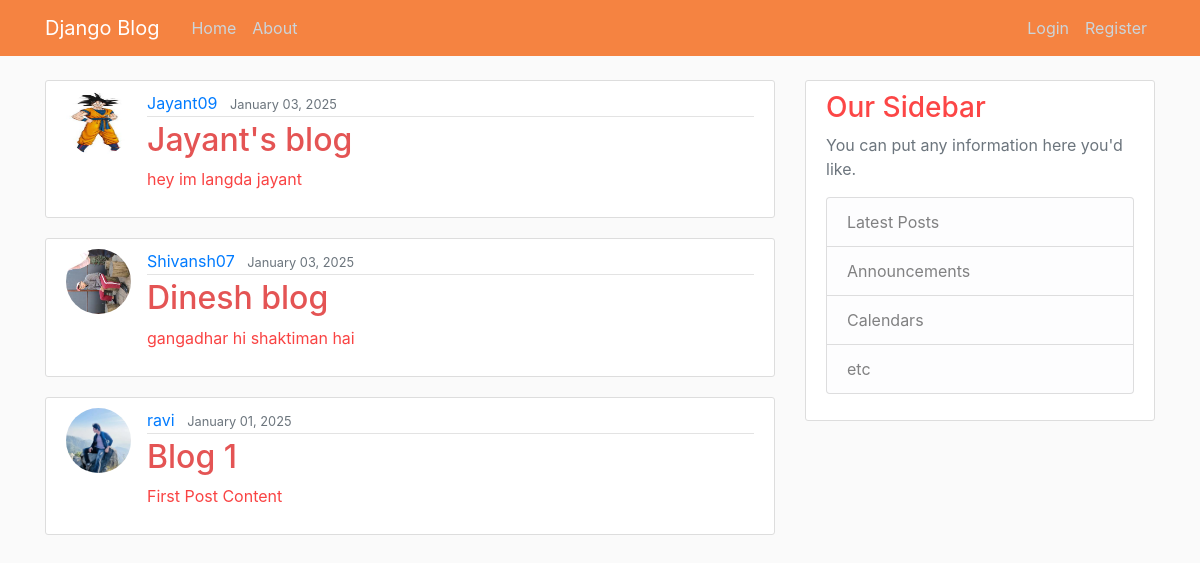
The page / on the database its author committed.
### App/models.py (models this page shows, shortened)
class Post(models.Model):
    title = models.CharField(max_length=100)
    content = models.TextField()
    date_posted = models.DateTimeField(default=timezone.now)
    author = models.ForeignKey(User, on_delete=models.CASCADE)

### users/models.py (models this page shows, shortened)
class Profile(models.Model):
    user = models.OneToOneField(User, on_delete=models.CASCADE) #create a one-to-one relationship with the User model
    image = models.ImageField(default='default.jpg', upload_to='profile_pics') #store the profile pictures in the profile_pics directory

### App/views.py (the view)
# urls.py: path('', PostListView.as_view(), name='blog-home'),
class PostListView(ListView):
    model = Post
    template_name = 'App/home.html'  # <app>/<model>_<viewtype>.html
    context_object_name = 'posts'
    ordering = ['-date_posted']
    paginate_by = 5

### App/templates/App/home.html (shortened to what this page needs)
{% extends "App/base.html" %}
{% block content %}
    {% for post in posts %}
        <article class="media content-section">
          <img class="rounded-circle article-img" src="{{ post.author.profile.image.url }}">
          <div class="media-body">
            <div class="article-metadata">
              <a class="mr-2" href="{% url 'user-posts' post.author.username %}">{{ post.author }}</a>
              <small class="text-muted">{{ post.date_posted|date:"F d, Y" }}</small>
            </div>
            <h2><a class="article-title" href="{% url 'post-detail' post.id %}">{{ post.title }}</a></h2>
            <p class="article-content">{{ post.content }}</p>
          </div>
        </article>
    {% endfor %}
{% endblock content %}

### App/templates/App/base.html (shortened to what this page needs)
{% load static %}
<!DOCTYPE html>
<html>
<head>
    <link rel="stylesheet" href="https://maxcdn.bootstrapcdn.com/bootstrap/4.0.0/css/bootstrap.min.css">
    <link rel="stylesheet" type="text/css" href="{% static 'blog/main.css' %}">
</head>
<body>
    <header class="site-header">
      <nav class="navbar navbar-expand-md navbar-dark bg-steel fixed-top">
        <div class="container">
          <a class="navbar-brand mr-4" href="{% url 'blog-home' %}">Django Blog</a>
          <div class="collapse navbar-collapse" id="navbarToggle">
            <div class="navbar-nav mr-auto">
              <a class="nav-item nav-link" href="{% url 'blog-home' %}">Home</a>
              <a class="nav-item nav-link" href="{% url 'blog-about' %}">About</a>
            </div>
            <div class="navbar-nav">
              {% if user.is_authenticated %}
                <a class="nav-item nav-link" href="{% url 'post-create' %}">New Post</a>
                <a class="nav-item nav-link" href="{% url 'profile' %}">Profile</a>
              <form id="logout-form" action="{% url 'logout' %}" method="post" style="display: none;">
              {% csrf_token %}
              </form>
              <a class="nav-item nav-link" href="#" onclick="document.getElementById('logout-form').submit();">Logout</a>
              {% else %}
                <a class="nav-item nav-link" href="{% url 'login' %}">Login</a>
                <a class="nav-item nav-link" href="{% url 'register' %}">Register</a>
              {% endif %}
            </div>
          </div>
        </div>
      </nav>
    </header>
    <main role="main" class="container">
      <div class="row">
        <div class="col-md-8">
          {% block content %}{% endblock %}
        </div>
        <div class="col-md-4">
          <div class="content-section">
            <h3>Our Sidebar</h3>
            <p class='text-muted'>You can put any information here you'd like.
              <ul class="list-group">
                <li class="list-group-item list-group-item-light">Latest Posts</li>
                <li class="list-group-item list-group-item-light">Announcements</li>
                <li class="list-group-item list-group-item-light">Calendars</li>
                <li class="list-group-item list-group-item-light">etc</li>
              </ul>
            </p>
          </div>
        </div>
      </div>
    </main>
</body>
</html>

### App/static/blog/main.css (style rules this page uses)
body { background: #fafafa; color: #f94343; margin-top: 5rem; }
h1, h2, h3, h4, h5, h6 { color: #fc4646; }
ul { margin: 0; }
.bg-steel { background-color: #f58341; }
.site-header .navbar-nav .nav-link { color: #cbd5db; }
.content-section { background: #ffffff; padding: 10px 20px; border: 1px solid #dddddd; border-radius: 3px; margin-bottom: 20px; }
.article-title { color: #e45454; }
.article-content { white-space: pre-line; }
.article-img { height: 65px; width: 65px; margin-right: 16px; }
.article-metadata { padding-bottom: 1px; margin-bottom: 4px; border-bottom: 1px solid #e3e3e3 }

### rows shown on the page
Post: author.profile.image (picture), author "Jayant09", date_posted "January 03, 2025", title "Jayant's blog", content "hey im langda jayant"
Post: author.profile.image (picture), author "Shivansh07", date_posted "January 03, 2025", title "Dinesh blog", content "gangadhar hi shaktiman hai"
Post: author.profile.image (picture), author "ravi", date_posted "January 01, 2025", title "Blog 1", content "First Post Content"
